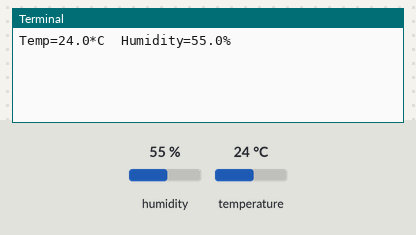
A program run on a simulated Raspberry Pi (BCM pin numbers). Shown: the last lines printed to the terminal. The test bench sets the inputs (shaded band); at power-on: humidity 55 %, temperature 24 °C.

Above: at 1.2 s.
1.3 s: humidity set to 22 %
At 11.8 s:
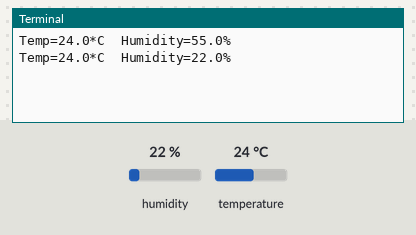
12.0 s: temperature set to 12 °C
At 22.1 s:
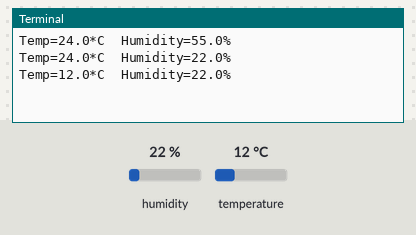
22.7 s: humidity set to 40 %
At 33.4 s:
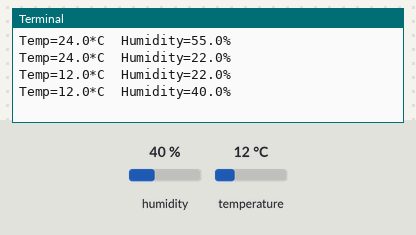
Timing chart, 0 to 34.9 s (numbered marks = the images above; inputs shaded):
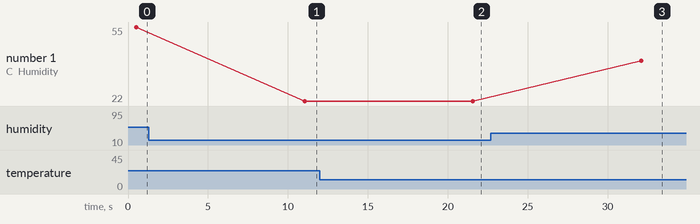

Measured:
- after the input at 1.3 s, the terminal: prints a new line after 9.8 s (image 1)
- after the input at 12.0 s, the terminal: prints a new line after 9.6 s (image 2)
- after the input at 22.7 s, the terminal: prints a new line after 9.4 s (image 3)
- plotted number 1: 55 → 22 after the input at 1.3 s, 22 → 40 after the input at 22.7 s

The program:

adafruit.py
```python
import Adafruit_DHT
import time

sensor = Adafruit_DHT.DHT22
pin = 11

while(True):
    humidity, temperature = Adafruit_DHT.read_retry(sensor, pin)
    if humidity is not None and temperature is not None:
        print('Temp={0:0.1f}*C  Humidity={1:0.1f}%'.format(temperature, humidity))
    else:
        print('Failed to get reading. Try again!')
    time.sleep(10)
```
